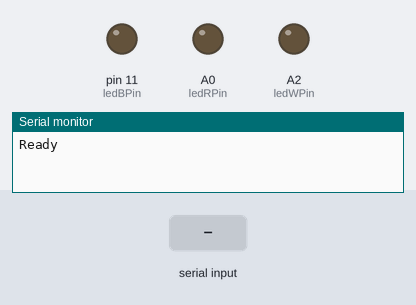
This sketch was run on a simulated Arduino Uno, built with avr-gcc and run on an emulated ATmega328P. Parts: output pins drawn as LEDs (lit = HIGH), the last lines printed to the serial monitor. Inputs (shaded band) come from the test bench.

Above: at 1.2 s.
1.3 s: "s" received over Serial
At 4.0 s:
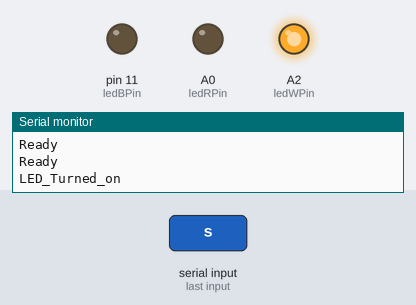
4.3 s: "t" received over Serial
At 7.4 s:
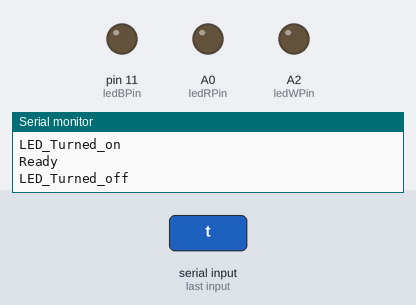
Timing chart, 0 to 8.9 s (numbered marks = the images above; inputs shaded):
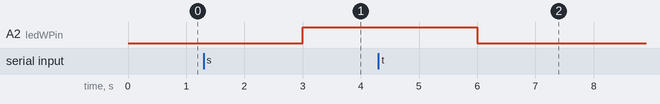

Measured:
- after the input at 1.3 s, A2 (ledWPin): LOW → HIGH after 1.7 s
- after the input at 4.3 s, A2 (ledWPin): HIGH → LOW after 1.7 s

The sketch:

_1113_Led.ino
```cpp
const int ledWPin = A2;
const int sensorPin = A1;
const int ledRPin = A0;
const int ledBPin = 11;
#define INPUT_SIZE 30

// variables:
int sensorValue = 0;         // the sensor value
int sensorMin = 0;        // minimum sensor value
int sensorMax = 0;           // maximum sensor value

void setup() {
  Serial.begin(9600);
  pinMode(ledWPin, OUTPUT); // Represent indoor light
  pinMode(ledRPin, OUTPUT); // Represent heating
  pinMode(ledBPin, OUTPUT); // Represent cooling
}

void loop() {
  Serial.println("Ready");
  // if there is input
  if(Serial.available() > 0){
    String cmd = "";
    cmd = Serial.readString();
    if(cmd == "s"){
      digitalWrite(ledWPin, HIGH);
      Serial.println("LED_Turned_on");
    }else if(cmd == "t"){
      digitalWrite(ledWPin, LOW);
      Serial.println("LED_Turned_off");
    }

  }
  delay(2000);
}
```
